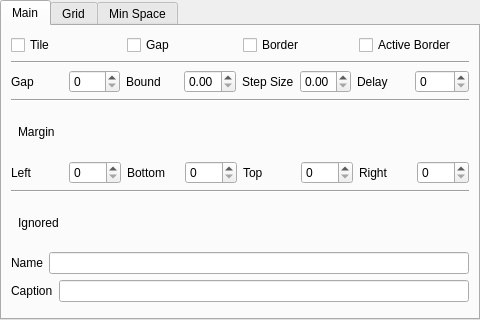
<?xml version="1.0" encoding="UTF-8"?>
<ui version="4.0">
  <class>KWin::GridTilingConfigForm</class>
  <widget class="QWidget" name="KWin::GridTilingConfigForm">
    <property name="minimumSize">
      <size>
        <width>480</width>
        <height>320</height>
      </size>
    </property>
    <property name="windowTitle">
      <string>Grid Tiling</string>
    </property>
    <widget class="QTabWidget" name="main">
      <property name="geometry">
        <rect>
          <x>0</x>
          <y>0</y>
          <width>480</width>
          <height>320</height>
        </rect>
      </property>
      <widget class="QWidget" name="tabMain">
        <attribute name="title">
          <string>Main</string>
        </attribute>
        <layout class="QVBoxLayout" name="layoutMain">
          <item>
            <layout class="QHBoxLayout" name="layoutMainGroup0">
              <property name="spacing">
                <number>6</number>
              </property>
              <item>
                <widget class="QCheckBox" name="kcfg_tile">
                  <property name="text">
                    <string>Tile</string>
                  </property>
                </widget>
              </item>
              <item>
                <widget class="QCheckBox" name="kcfg_gapShow">
                  <property name="text">
                    <string>Gap</string>
                  </property>
                </widget>
              </item>
              <item>
                <widget class="QCheckBox" name="kcfg_border">
                  <property name="text">
                    <string>Border</string>
                  </property>
                </widget>
              </item>
              <item>
                <widget class="QCheckBox" name="kcfg_borderActive">
                  <property name="text">
                    <string>Active Border</string>
                  </property>
                </widget>
              </item>
            </layout>
          </item>
          <item>
            <widget class="Line" name="lineMain0">
              <property name="orientation">
                <enum>Qt::Horizontal</enum>
              </property>
            </widget>
          </item>
          <item>
            <layout class="QHBoxLayout" name="layoutMainGroup1">
              <item>
                <widget class="QLabel" name="labelGap">
                  <property name="text">
                    <string>Gap</string>
                  </property>
                </widget>
              </item>
              <item>
                <widget class="QSpinBox" name="kcfg_gapValue"/>
              </item>
              <item>
                <widget class="QLabel" name="labelDividerBound">
                  <property name="text">
                    <string>Bound</string>
                  </property>
                </widget>
              </item>
              <item>
                <widget class="QDoubleSpinBox" name="kcfg_dividerBound">
                  <property name="maximum">
                    <double>0.500000000000000</double>
                  </property>
                  <property name="singleStep">
                    <double>0.050000000000000</double>
                  </property>
                </widget>
              </item>
              <item>
                <widget class="QLabel" name="labelDividerStepSize">
                  <property name="text">
                    <string>Step Size</string>
                  </property>
                </widget>
              </item>
              <item>
                <widget class="QDoubleSpinBox" name="kcfg_dividerStep">
                  <property name="maximum">
                    <double>0.500000000000000</double>
                  </property>
                  <property name="singleStep">
                    <double>0.010000000000000</double>
                  </property>
                </widget>
              </item>
              <item>
                <widget class="QLabel" name="labelDelay">
                  <property name="text">
                    <string>Delay</string>
                  </property>
                </widget>
              </item>
              <item>
                <widget class="QSpinBox" name="kcfg_delay">
                  <property name="maximum">
                    <number>9999</number>
                  </property>
                </widget>
              </item>
            </layout>
          </item>
          <item>
            <widget class="Line" name="lineMain1">
              <property name="orientation">
                <enum>Qt::Horizontal</enum>
              </property>
            </widget>
          </item>
          <item>
            <layout class="QHBoxLayout" name="layoutMainGroup2">
              <item>
                <spacer name="marginHeaderSpacerLeft">
                  <property name="orientation">
                    <enum>Qt::Horizontal</enum>
                  </property>
                </spacer>
              </item>
              <item>
                <widget class="QLabel" name="marginHeaderTitle">
                  <property name="layoutDirection">
                    <enum>Qt::LeftToRight</enum>
                  </property>
                  <property name="text">
                    <string>Margin</string>
                  </property>
                </widget>
              </item>
              <item>
                <spacer name="marginHeaderSpacerRight">
                  <property name="orientation">
                    <enum>Qt::Horizontal</enum>
                  </property>
                </spacer>
              </item>
            </layout>
          </item>
          <item>
            <layout class="QHBoxLayout" name="layoutMainGroup3">
              <item>
                <widget class="QLabel" name="labelMarginLeft">
                  <property name="text">
                    <string>Left</string>
                  </property>
                </widget>
              </item>
              <item>
                <widget class="QSpinBox" name="kcfg_marginL"/>
              </item>
              <item>
                <widget class="QLabel" name="labelMarginBottom">
                  <property name="text">
                    <string>Bottom</string>
                  </property>
                </widget>
              </item>
              <item>
                <widget class="QSpinBox" name="kcfg_marginB"/>
              </item>
              <item>
                <widget class="QLabel" name="labelMarginTop">
                  <property name="text">
                    <string>Top</string>
                  </property>
                </widget>
              </item>
              <item>
                <widget class="QSpinBox" name="kcfg_marginT"/>
              </item>
              <item>
                <widget class="QLabel" name="labelMarginRight">
                  <property name="text">
                    <string>Right</string>
                  </property>
                </widget>
              </item>
              <item>
                <widget class="QSpinBox" name="kcfg_marginR"/>
              </item>
            </layout>
          </item>
          <item>
            <widget class="Line" name="lineMain2">
              <property name="orientation">
                <enum>Qt::Horizontal</enum>
              </property>
            </widget>
          </item>
          <item>
            <layout class="QHBoxLayout" name="layoutMainGroup4">
              <item>
                <spacer name="ignoredHeaderSpacerleft">
                  <property name="orientation">
                    <enum>Qt::Horizontal</enum>
                  </property>
                </spacer>
              </item>
              <item>
                <widget class="QLabel" name="ignoredHeaderTitle">
                  <property name="layoutDirection">
                    <enum>Qt::LeftToRight</enum>
                  </property>
                  <property name="text">
                    <string>Ignored</string>
                  </property>
                </widget>
              </item>
              <item>
                <spacer name="ignoredHeaderSpacerRight">
                  <property name="orientation">
                    <enum>Qt::Horizontal</enum>
                  </property>
                </spacer>
              </item>
            </layout>
          </item>
          <item>
            <layout class="QHBoxLayout" name="layoutIgnoredName">
              <item>
                <widget class="QLabel" name="labelIgnoredName">
                  <property name="text">
                    <string>Name</string>
                  </property>
                </widget>
              </item>
              <item>
                <widget class="QLineEdit" name="kcfg_ignoredName">
                  <property name="text">
                    <string/>
                  </property>
                </widget>
              </item>
            </layout>
          </item>
          <item>
            <layout class="QHBoxLayout" name="layoutIgnoredCaption">
              <item>
                <widget class="QLabel" name="labelIgnoredCaption">
                  <property name="text">
                    <string>Caption</string>
                  </property>
                </widget>
              </item>
              <item>
                <widget class="QLineEdit" name="kcfg_ignoredCaption">
                  <property name="text">
                    <string/>
                  </property>
                </widget>
              </item>
            </layout>
          </item>
          <item>
            <spacer name="spacerMain">
              <property name="orientation">
                <enum>Qt::Vertical</enum>
              </property>
            </spacer>
          </item>
        </layout>
      </widget>
      <widget class="QWidget" name="tabGrid">
        <attribute name="title">
          <string>Grid</string>
        </attribute>
        <layout class="QVBoxLayout" name="layoutGrid">
          <item>
            <widget class="QScrollArea" name="scrollGrid">
              <property name="frameShadow">
                <enum>QFrame::Plain</enum>
              </property>
              <property name="widgetResizable">
                <bool>true</bool>
              </property>
              <widget class="QWidget" name="scrollAreaGrid">
                <layout class="QGridLayout" name="gridGrid">
                  <item row="0" column="0">
                    <widget class="QLabel" name="labelRows">
                      <property name="text">
                        <string>Rows</string>
                      </property>
                    </widget>
                  </item>
                  <item row="0" column="1">
                    <widget class="QLabel" name="labelColumns">
                      <property name="text">
                        <string>Columns</string>
                      </property>
                    </widget>
                  </item>
                  <item row="1" column="0">
                    <widget class="QLineEdit" name="kcfg_rowsScreen0"/>
                  </item>
                  <item row="2" column="0">
                    <widget class="QLineEdit" name="kcfg_rowsScreen1"/>
                  </item>
                  <item row="3" column="0">
                    <widget class="QLineEdit" name="kcfg_rowsScreen2"/>
                  </item>
                  <item row="4" column="0">
                    <widget class="QLineEdit" name="kcfg_rowsScreen3"/>
                  </item>
                  <item row="5" column="0">
                    <widget class="QLineEdit" name="kcfg_rowsScreen4"/>
                  </item>
                  <item row="6" column="0">
                    <widget class="QLineEdit" name="kcfg_rowsScreen5"/>
                  </item>
                  <item row="7" column="0">
                    <widget class="QLineEdit" name="kcfg_rowsScreen6"/>
                  </item>
                  <item row="8" column="0">
                    <widget class="QLineEdit" name="kcfg_rowsScreen7"/>
                  </item>
                  <item row="9" column="0">
                    <widget class="QLineEdit" name="kcfg_rowsScreen8"/>
                  </item>
                  <item row="10" column="0">
                    <widget class="QLineEdit" name="kcfg_rowsScreen9"/>
                  </item>
                  <item row="1" column="1">
                    <widget class="QLineEdit" name="kcfg_columnsScreen0"/>
                  </item>
                  <item row="2" column="1">
                    <widget class="QLineEdit" name="kcfg_columnsScreen1"/>
                  </item>
                  <item row="3" column="1">
                    <widget class="QLineEdit" name="kcfg_columnsScreen2"/>
                  </item>
                  <item row="4" column="1">
                    <widget class="QLineEdit" name="kcfg_columnsScreen3"/>
                  </item>
                  <item row="5" column="1">
                    <widget class="QLineEdit" name="kcfg_columnsScreen4"/>
                  </item>
                  <item row="6" column="1">
                    <widget class="QLineEdit" name="kcfg_columnsScreen5"/>
                  </item>
                  <item row="7" column="1">
                    <widget class="QLineEdit" name="kcfg_columnsScreen6"/>
                  </item>
                  <item row="8" column="1">
                    <widget class="QLineEdit" name="kcfg_columnsScreen7"/>
                  </item>
                  <item row="9" column="1">
                    <widget class="QLineEdit" name="kcfg_columnsScreen8"/>
                  </item>
                  <item row="10" column="1">
                    <widget class="QLineEdit" name="kcfg_columnsScreen9"/>
                  </item>
                </layout>
              </widget>
            </widget>
          </item>
        </layout>
      </widget>
      <widget class="QWidget" name="tabMinSpace">
        <attribute name="title">
          <string>Min Space</string>
        </attribute>
        <layout class="QVBoxLayout" name="layoutMinSpace">
          <item>
            <widget class="QScrollArea" name="scrollMinSpace">
              <property name="frameShadow">
                <enum>QFrame::Plain</enum>
              </property>
              <property name="widgetResizable">
                <bool>true</bool>
              </property>
              <widget class="QWidget" name="scrollAreaMinSpace">
                <layout class="QFormLayout" name="formMinSpace">
                  <item row="0" column="0">
                    <widget class="QLabel" name="labelMinSpace">
                      <property name="text">
                        <string>Value</string>
                      </property>
                    </widget>
                  </item>
                  <item row="0" column="1">
                    <widget class="QLabel" name="labelMinSpaceName">
                      <property name="text">
                        <string>Name</string>
                      </property>
                    </widget>
                  </item>
                  <item row="1" column="0">
                    <widget class="QSpinBox" name="kcfg_minSpace1"/>
                  </item>
                  <item row="1" column="1">
                    <widget class="QLineEdit" name="kcfg_minSpaceName1"/>
                  </item>
                  <item row="2" column="0">
                    <widget class="QSpinBox" name="kcfg_minSpace2"/>
                  </item>
                  <item row="2" column="1">
                    <widget class="QLineEdit" name="kcfg_minSpaceName2"/>
                  </item>
                  <item row="3" column="0">
                    <widget class="QSpinBox" name="kcfg_minSpace3"/>
                  </item>
                  <item row="3" column="1">
                    <widget class="QLineEdit" name="kcfg_minSpaceName3"/>
                  </item>
                  <item row="4" column="0">
                    <widget class="QSpinBox" name="kcfg_minSpace4"/>
                  </item>
                  <item row="4" column="1">
                    <widget class="QLineEdit" name="kcfg_minSpaceName4"/>
                  </item>
                  <item row="5" column="0">
                    <widget class="QSpinBox" name="kcfg_minSpace5"/>
                  </item>
                  <item row="5" column="1">
                    <widget class="QLineEdit" name="kcfg_minSpaceName5"/>
                  </item>
                  <item row="6" column="0">
                    <widget class="QSpinBox" name="kcfg_minSpace6"/>
                  </item>
                  <item row="6" column="1">
                    <widget class="QLineEdit" name="kcfg_minSpaceName6"/>
                  </item>
                  <item row="7" column="0">
                    <widget class="QSpinBox" name="kcfg_minSpace7"/>
                  </item>
                  <item row="7" column="1">
                    <widget class="QLineEdit" name="kcfg_minSpaceName7"/>
                  </item>
                  <item row="8" column="0">
                    <widget class="QSpinBox" name="kcfg_minSpace8"/>
                  </item>
                  <item row="8" column="1">
                    <widget class="QLineEdit" name="kcfg_minSpaceName8"/>
                  </item>
                  <item row="9" column="0">
                    <widget class="QSpinBox" name="kcfg_minSpace9"/>
                  </item>
                  <item row="9" column="1">
                    <widget class="QLineEdit" name="kcfg_minSpaceName9"/>
                  </item>
                  <item row="10" column="0">
                    <widget class="QSpinBox" name="kcfg_minSpace10"/>
                  </item>
                  <item row="10" column="1">
                    <widget class="QLineEdit" name="kcfg_minSpaceName10"/>
                  </item>
                </layout>
              </widget>
            </widget>
          </item>
        </layout>
      </widget>
    </widget>
  </widget>
  <resources/>
  <connections/>
</ui>
